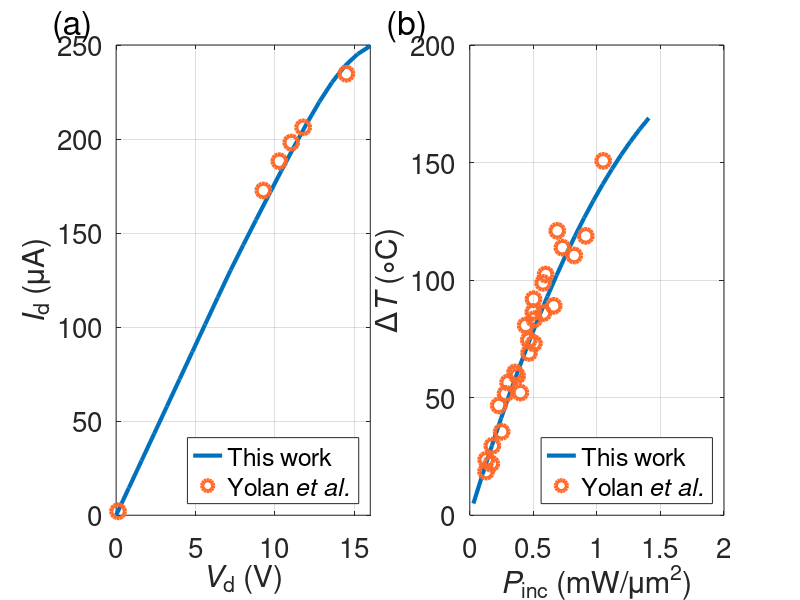

Recreate this plot in MATLAB. (Note: this script raises an error after producing the figure.)
% October 12, 2024
% This routine plots maximum temperatures as per different powers
clear
%%%%%%%%%%%%%%%%%%%%%%%%%%
set(0,'defaultlinelinewidth',3)
FS = 20;
set(0,'DefaultAxesFontSize',FS)
set(0,'DefaultTextFontSize',FS)

load results_ours_vs_yolan_b; %  Pinc deltaT yolan
load results_ours_vs_yolan_a; % Vd_s Id_s yolen_current

fig = figure('Units','Inches','Position',[2 2.5 18 6]);
subplot(121); 
plot(Vd_s, Id_s,yolen_current(:,1),yolen_current(:,2),'o','MarkerSize',10,'MarkerEdgeColor',[1.0 0.41 0.16])
xlim([0 16])
text(-4,260,'(a)','FontSize',FS+4)
text(17,260,'(b)','FontSize',FS+4)
grid on;
xlabel('{\it{V}}_d (V)');
ylabel('{\it{I}}_d (\muA)')
legend('This work','Yolan {\it{et al.}}','Location','SouthEast')

subplot(122); 
plot(Pinc,deltaT,yolan(:,1),yolan(:,2),'o','MarkerSize',10,'MarkerEdgeColor',[1.0 0.41 0.16])
grid on;
legend('This work','Yolan {\it{et al.}}','Location','SouthEast')
xlabel('{\it{P}} (mW/\mum^2)');
ylabel('\Delta{\it{T}} (\circC)')
xlabel('\it{P}\rm_{inc} (mW/\mum^2)');fig.PaperUnits = 'inches'; % Set figure dimension units
